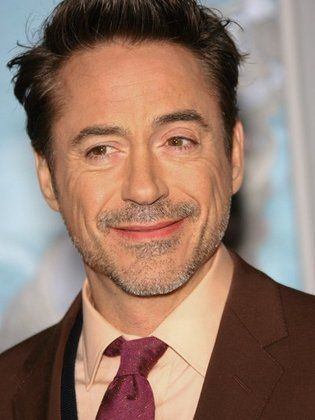
#> input picture faces/super.jpg, 315 x 420 px, given in place of the camera
$ python haarcascade_example.py
#> lines starting #> are read from the running program, lines starting #| are printed output that depends on the picture; after the words box and inside, x2 and y2 are one past the last pixel; in counts of white or black regions, pixels touching at a corner belong together
#> further down, frame is the input picture: shape (420, 315, 3); mean B, G, R 105.1, 119, 147
from __future__ import print_function
import cv2 as cv
import argparse

def detectAndDisplay(frame):
    frame_gray = cv.cvtColor(frame, cv.COLOR_BGR2GRAY)
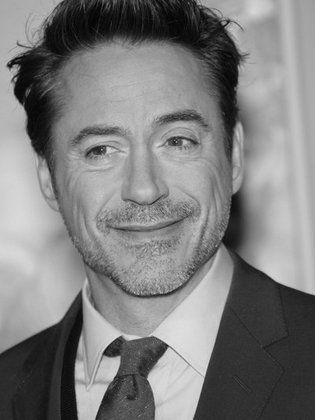
#> frame_gray: shape (420, 315); min 0, max 234, mean 125.8
    frame_gray = cv.equalizeHist(frame_gray)
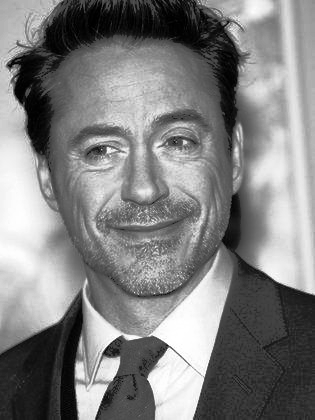
#> frame_gray: shape (420, 315); min 0, max 255, mean 128.3

    #-- Detect faces
    faces = face_cascade.detectMultiScale(frame_gray)
#> faces = [[59, 328, 71, 71], [36, 58, 214, 214]]
    for (x, y, w, h) in faces:
        # Draw rectangle around the face
        frame = cv.rectangle(frame, (x, y), (x + w, y + h), (255, 0, 255), 4)
        faceROI = frame_gray[y:y + h, x:x + w]

        #-- In each face, detect eyes
        eyes = eyes_cascade.detectMultiScale(faceROI)
        for (x2, y2, w2, h2) in eyes:
            # Draw rectangle around each eye
            frame = cv.rectangle(frame, (x + x2, y + y2), (x + x2 + w2, y + y2 + h2), (255, 0, 0), 4)
#> this loop made 2 passes
#> (x, y, w, h, eyes) on pass 2: (36, 58, 214, 214, [[112, 59, 53, 53], [43, 71, 47, 47]])
#> pass 1, in detectAndDisplay, `frame = cv.rectangle(frame, (x, y), (x + w, y + h), (255, 0, 255), 4)`:
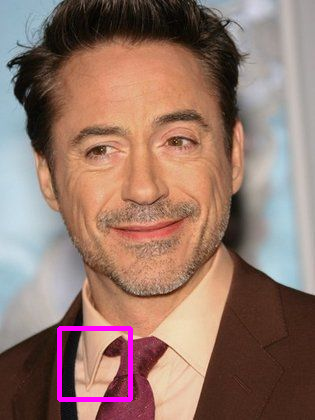
#> frame: shape (420, 315, 3); 1.06% of pixels changed, all inside (x1, y1, x2, y2) = (57, 326, 133, 402)
#> pass 1, in detectAndDisplay, `faceROI = frame_gray[y:y + h, x:x + w]`:
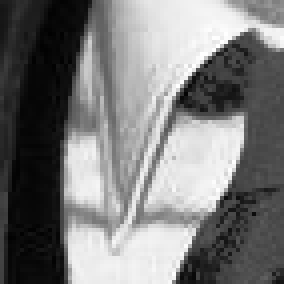
#> faceROI: shape (71, 71) (shown 4 times larger); min 1, max 255, mean 122.1
#> pass 2, in detectAndDisplay, `frame = cv.rectangle(frame, (x, y), (x + w, y + h), (255, 0, 255), 4)`:
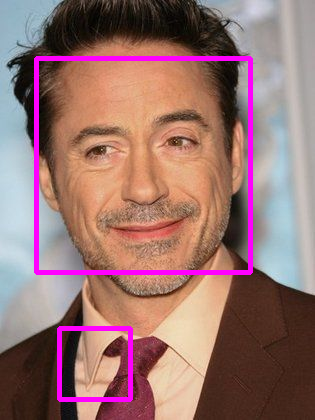
#> frame: shape (420, 315, 3); 3.23% of pixels changed, all inside (x1, y1, x2, y2) = (34, 56, 253, 275)
#> pass 2, in detectAndDisplay, `faceROI = frame_gray[y:y + h, x:x + w]`:
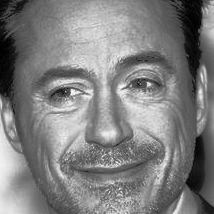
#> faceROI: shape (214, 214); min 0, max 254, mean 126.9
#> after the loop:
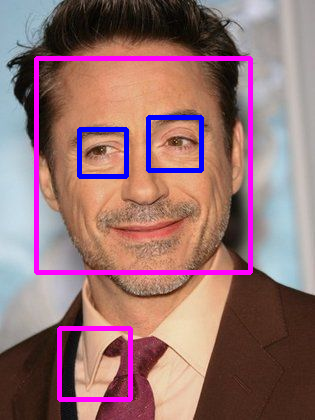
#> frame: shape (420, 315, 3); 1.49% of pixels changed, all inside (x1, y1, x2, y2) = (77, 115, 204, 179)

    cv.imshow('Capture - Face detection', frame)

# Command line arguments
parser = argparse.ArgumentParser(description='Code for Cascade Classifier tutorial.')
parser.add_argument('--face_cascade', help='Path to face cascade.', default='algorithm/haarcascade_frontalface_default.xml')
parser.add_argument('--eyes_cascade', help='Path to eyes cascade.', default='algorithm/haarcascade_eye_tree_eyeglasses.xml')
parser.add_argument('--camera', help='Camera device number.', type=int, default=0)
args = parser.parse_args()

face_cascade_name = args.face_cascade
eyes_cascade_name = args.eyes_cascade

face_cascade = cv.CascadeClassifier()
eyes_cascade = cv.CascadeClassifier()

#-- Load the cascades
if not face_cascade.load(face_cascade_name):
    print('--(!)Error loading face cascade')
    exit(0)
if not eyes_cascade.load(eyes_cascade_name):
    print('--(!)Error loading eyes cascade')
    exit(0)

camera_device = args.camera

#-- Read the video stream
cap = cv.VideoCapture(camera_device)
if not cap.isOpened():
    print('--(!)Error opening video capture')
    exit(0)

while True:
    ret, frame = cap.read()
    if frame is None:
        print('--(!) No captured frame -- Break!')
        break

    detectAndDisplay(frame)

    if cv.waitKey(10) == 27:
#> (key Esc is pressed here)
        break

cap.release()
cv.destroyAllWindows()


# https://docs.opencv.org/3.4/db/d28/tutorial_cascade_classifier.html

$ run again, on faces/toney.jpg
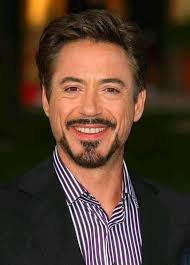
#> input picture faces/toney.jpg, 190 x 265 px, given in place of the camera
#> frame is the input picture: shape (265, 190, 3); mean B, G, R 45.1, 58.6, 78.9
#> faces = [[37, 45, 108, 108]]
#> the loop in detectAndDisplay, `for (x, y, w, h) in faces:` made 1 pass
#> (x, y, w, h, eyes) on pass 1: (37, 45, 108, 108, [[23, 32, 22, 22], [62, 33, 22, 22]])
#> pass 1, in detectAndDisplay, `faceROI = frame_gray[y:y + h, x:x + w]`:
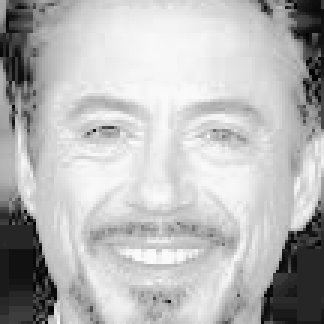
#> faceROI: shape (108, 108) (shown 3 times larger); min 0, max 251, mean 183.7
#> after the loop in detectAndDisplay, `for (x, y, w, h) in faces:`:
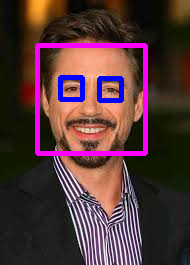
#> frame: shape (265, 190, 3); mean B, G, R 57.4, 54.1, 83.1
